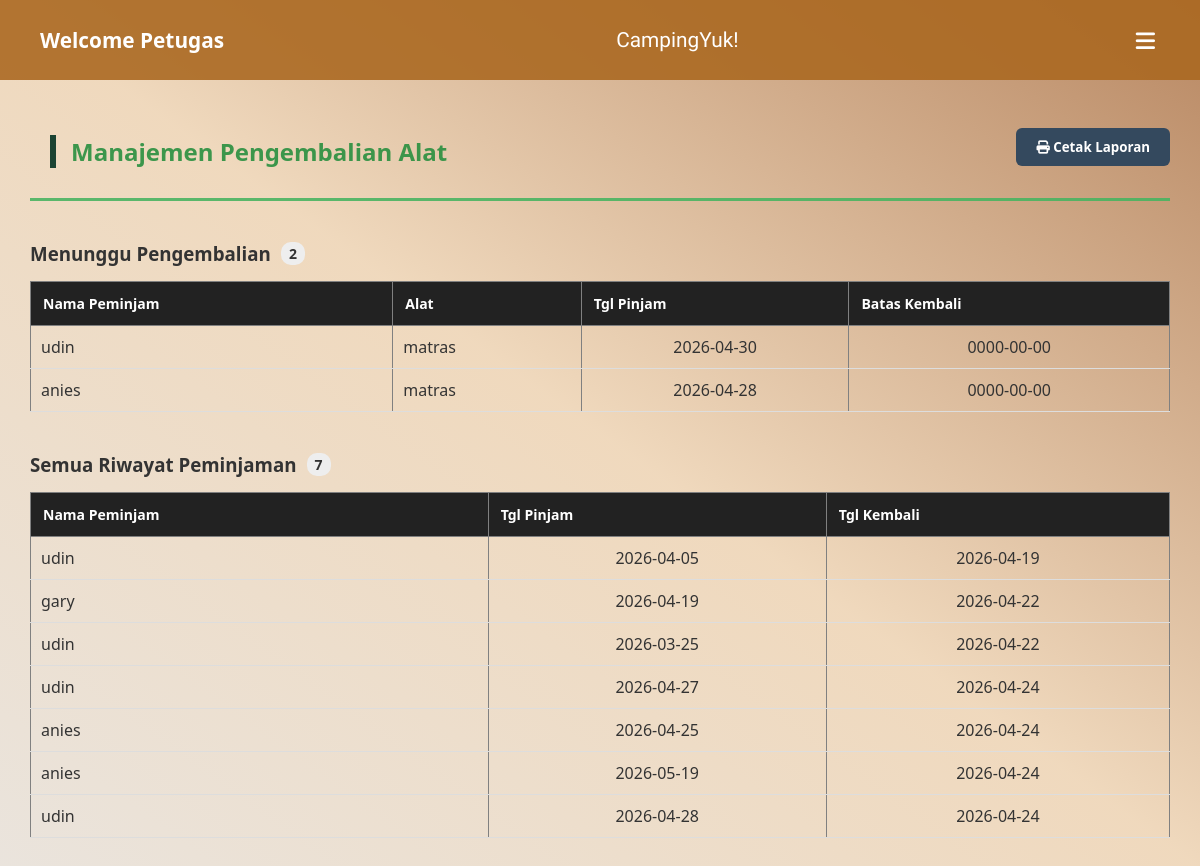
/view/view_petugas/pengembalian.php (signed in), run on the app's committed database.
### tables this page shows
CREATE TABLE `peminjaman_alat` (
  `id_user` int(11) NOT NULL,
  `id_alat` int(20) NOT NULL,
  `kode_pinjam` int(10) NOT NULL,
  `nama_peminjam` varchar(200) NOT NULL,
  `tanggal_meminjam` date NOT NULL,
  `batas_pengembalian` date NOT NULL,
  `jumlah` int(20) NOT NULL,
  `status` enum('Menunggu','Disetujui','Ditolak','') NOT NULL
);

CREATE TABLE `peralatan` (
  `id_alat` int(20) NOT NULL,
  `id_kategori` int(11) NOT NULL,
  `nama_alat` varchar(50) NOT NULL,
  `jumlah` int(11) NOT NULL,
  `foto_alat` varchar(255) NOT NULL,
  `harga` varchar(50) DEFAULT NULL
);

CREATE TABLE `riwayat_peminjaman` (
  `id_user` int(11) NOT NULL,
  `Id_sewa` int(11) NOT NULL,
  `nama_peminjam` varchar(255) NOT NULL,
  `tanggal_peminjaman` date NOT NULL,
  `tanggal_pengembalian` date NOT NULL,
  `id_riwayat` int(11) NOT NULL
);

### controller/c_data.p.php (called while the page is built, shortened)
<?php
require_once __DIR__ . '/../models/m_data.p.php';
$database = new mysqli("localhost", "root", "", "peminjaman_alat");
$model = new ModelPengembalian($database);
$data_menunggu = $model->getMenunggu();
$data_riwayat_all = $model->getAllRiwayat();
?>

### models/m_data.p.php (called while the page is built)
<?php
class ModelPengembalian {
    private $db;
    public function __construct($database_connection) {
        $this->db = $database_connection;
    }
    public function getMenunggu() {
        $sql = "SELECT p.*, a.nama_alat
                FROM peminjaman_alat p
                LEFT JOIN peralatan a ON p.id_alat = a.id_alat
                WHERE p.status = 'Menunggu'";
        $query = $this->db->query($sql);
        $result = [];
        if ($query) {
            while ($obj = $query->fetch_object()) {
                $result[] = $obj;
            }
        }
        return $result;
    }
    public function getAllRiwayat() {
        $sql = "SELECT r.*, a.nama_alat
                FROM riwayat_peminjaman r
                LEFT JOIN pengembalian pb ON r.id_sewa = pb.id_sewa
                LEFT JOIN peminjaman_alat p ON pb.kode_pinjam = p.kode_pinjam
                LEFT JOIN peralatan a ON p.id_alat = a.id_alat";
        $query = $this->db->query($sql);
        $result = [];
        if ($query) {
            while ($obj = $query->fetch_object()) {
                $result[] = $obj;
            }
        }
        return $result;
    }
}
?>

### view/view_petugas/pengembalian.php (the view, shortened to what this page needs)
<?php
include_once '../../controller/c_data.p.php';
include_once '../template/navbar_petugas.php';
?>
<!DOCTYPE html>
<html lang="id">
<head>
  <link rel="stylesheet" href="../template/style.css">
  <link rel="stylesheet" href="../template/dashboard_adm.css">
  <link rel="stylesheet" href="../template/petugas.css">
</head>
<body>
  <div class="main-content">
    <div style="display: flex; justify-content: space-between; align-items: center; margin-bottom: 10px;">
        <h2>Manajemen Pengembalian Alat</h2>
        <button onclick="window.print()" class="btn-cetak">
            <i class="fas fa-print"></i> Cetak Laporan
        </button>
    </div>
    <hr>
    <h3 class="section-title">Menunggu Pengembalian <span class="count-badge"><?= count($data_menunggu) ?></span></h3>
    <div class="table-container" style="margin-bottom: 30px;">
      <table border="1" width="100%" style="border-collapse: collapse;">
        <thead>
          <tr style="background-color: #222; color: white;">
            <th>Nama Peminjam</th>
            <th>Alat</th>
            <th>Tgl Pinjam</th>
            <th>Batas Kembali</th>
          </tr>
        </thead>
        <tbody>
          <?php if (!empty($data_menunggu)): ?>
            <?php foreach ($data_menunggu as $row): ?>
              <tr>
                <td><?= htmlspecialchars($row->nama_peminjam) ?></td>
                <td><?= htmlspecialchars($row->nama_alat ?? '-') ?></td>
                <td align="center"><?= $row->tanggal_meminjam ?></td>
                <td align="center"><?= $row->batas_pengembalian ?></td>
              </tr>
            <?php endforeach; ?>
          <?php else: ?>
            <tr><td colspan="4" align="center" style="padding: 15px;">Kosong.</td></tr>
          <?php endif; ?>
        </tbody>
      </table>
    </div>
    <h3 class="section-title">Semua Riwayat Peminjaman <span class="count-badge"><?= count($data_riwayat_all) ?></span></h3>
    <div class="table-container">
      <table border="1" width="100%" style="border-collapse: collapse;">
        <thead>
          <tr style="background-color: #222; color: white;">
            <th>Nama Peminjam</th>
            <th>Tgl Pinjam</th>
            <th>Tgl Kembali</th>
          </tr>
        </thead>
        <tbody>
          <?php if (!empty($data_riwayat_all)): ?>
            <?php foreach ($data_riwayat_all as $row): ?>
              <tr>
                <td><?= htmlspecialchars($row->nama_peminjam) ?></td>
                <td align="center"><?= $row->tanggal_peminjaman ?></td>
                <td align="center"><?= $row->tanggal_pengembalian ?></td>
              </tr>
            <?php endforeach; ?>
          <?php else: ?>
            <tr><td colspan="4" align="center" style="padding: 15px;">Belum ada riwayat data.</td></tr>
          <?php endif; ?>
        </tbody>
      </table>
    </div>
  </div>
</body>
</html>

### view/template/style.css (style rules this page uses)
html, body { margin: 0; padding: 0; min-height: 100vh; width: 100%; }
body { font-family: 'Segoe UI', Roboto, sans-serif; background: #a8834a; background: linear-gradient(145deg, #a8834a 0%, #ecd0a9 100%) fixed; background-attachment: fixed; color: #2d3436; }
h2 { color: #1b4332; font-size: 24px; margin-bottom: 15px; border-left: 6px solid #1b4332; padding-left: 15px; }
.table-container { overflow-x: auto; }
table { width: 100%; border-collapse: collapse; }
thead { background-color: #1b4332; }
th { color: #ffffff; padding: 15px; text-align: left; font-size: 14px; }
td { padding: 12px 15px; border-bottom: 1px solid #ddd; color: #333; }

### view/template/dashboard_adm.css (style rules this page uses)
* { box-sizing: border-box; font-family: "Segoe UI", sans-serif; margin: 0; padding: 0; }
body { margin: 0; padding: 0; min-height: 100vh; background-color: #f8fafc; background-image: linear-gradient( to bottom left, rgba(157, 87, 33, 0.702), rgba(224, 155, 72, 0.348) 50%, #9a662a26 100% ); background-attachment: fixed; }
.main-content { flex: 1; padding: 30px; }
h2 { margin-top: 25px; margin-left: 20px; color: #268e3ee4; }
hr { border: 0; background: #48b361e4; margin: 15px auto 30px auto; height: 3px; width: 100%; }

### view/template/petugas.css (style rules this page uses)
.section-title { margin-top: 40px; margin-bottom: 15px; color: #333; display: flex; align-items: center; gap: 10px; }
.count-badge { background: #eee; padding: 2px 8px; border-radius: 10px; font-size: 14px; }
.btn-cetak { background-color: #34495e; color: white; cursor: pointer; border: none; padding: 10px 20px; border-radius: 6px; font-weight: bold; }
th { background-color: #222; color: white; padding: 12px; }
td { padding: 10px; }

### data on the page
peminjaman_alat: nama_peminjam "udin", id_alat.nama_alat "matras", tanggal_meminjam "2026-04-30", batas_pengembalian "0000-00-00"
peminjaman_alat: nama_peminjam "anies", id_alat.nama_alat "matras", tanggal_meminjam "2026-04-28", batas_pengembalian "0000-00-00"
riwayat_peminjaman: nama_peminjam "udin", tanggal_peminjaman "2026-04-05", tanggal_pengembalian "2026-04-19"
riwayat_peminjaman: nama_peminjam "gary", tanggal_peminjaman "2026-04-19", tanggal_pengembalian "2026-04-22"
riwayat_peminjaman: nama_peminjam "udin", tanggal_peminjaman "2026-03-25", tanggal_pengembalian "2026-04-22"
riwayat_peminjaman: nama_peminjam "udin", tanggal_peminjaman "2026-04-27", tanggal_pengembalian "2026-04-24"
riwayat_peminjaman: nama_peminjam "anies", tanggal_peminjaman "2026-04-25", tanggal_pengembalian "2026-04-24"
riwayat_peminjaman: nama_peminjam "anies", tanggal_peminjaman "2026-05-19", tanggal_pengembalian "2026-04-24"
riwayat_peminjaman: nama_peminjam "udin", tanggal_peminjaman "2026-04-28", tanggal_pengembalian "2026-04-24"

### other printed values
count($data_menunggu) "2"
count($data_riwayat_all) "7"
